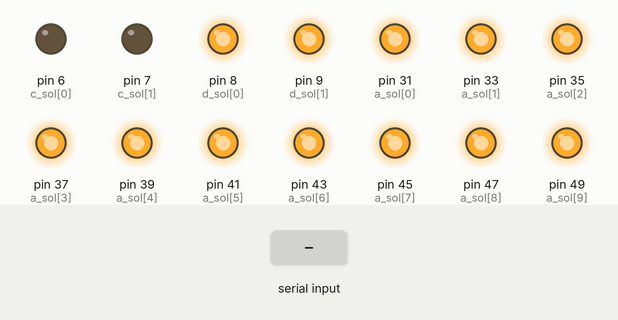
Simulated run of this sketch. Board: Arduino Mega 2560, built with avr-gcc and run on an emulated ATmega2560. Parts: output pins drawn as LEDs (lit = HIGH). The inputs (shaded band) are chosen by the test bench.

Above: at 1.2 s.
1.3 s: "C90\n" received over Serial
At 3.4 s:
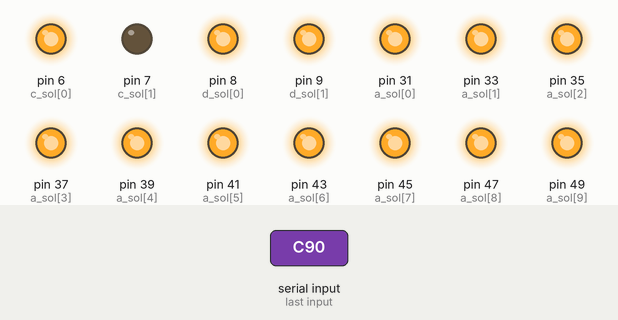
3.8 s: "90,45,200\n" received over Serial
At 5.5 s:
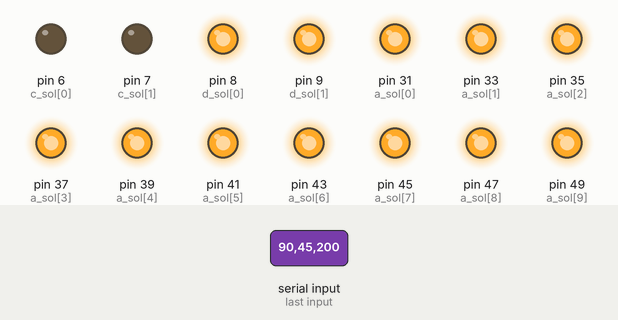
6.3 s: "C,45\n" received over Serial
At 8.4 s:
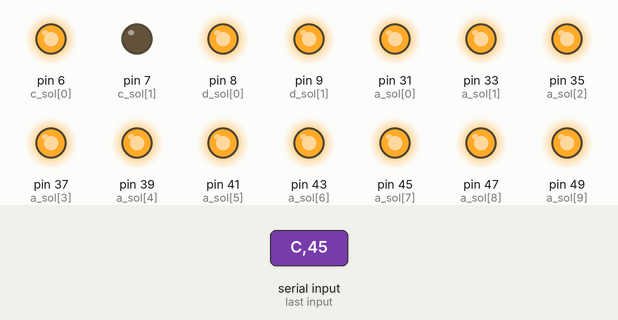
Timing chart, 0 to 9.9 s (numbered marks = the images above; inputs shaded):
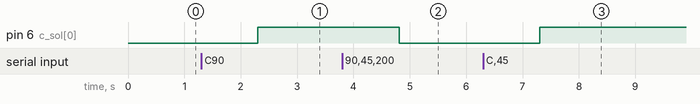

The sketch:

SolCntrl.ino
```cpp
const int ASIZE = 12;
const int CSIZE = 2;
const int DSIZE = 2;
int x_del = 5;
int y_del = 1000;
char case_in[5]; // global string for case input
int a_sol[ASIZE] = {31,33,35,37,39,41,43,45,47,49,51,53}; // pins for group A solenoids
int b_sol = 4; // pin for group b solenoid
int c_sol[CSIZE] = {6,7}; // pins for group c solenoid
int d_sol[DSIZE] = {8,9}; // pins for group d solenoid
int cases[65][12] = {{1,1,1,1,1,1,1,1,1,1,1,1}, // cases for group A
                     {1,0,1,0,1,0,1,0,1,0,1,0},
                     {0,1,1,0,1,0,1,0,1,0,1,0},
                     {1,0,0,1,1,0,1,0,1,0,1,0},
                     {0,1,0,1,1,0,1,0,1,0,1,0},
                     {1,0,1,0,0,1,1,0,1,0,1,0},
                     {0,1,1,0,0,1,1,0,1,0,1,0},
                     {1,0,0,1,0,1,1,0,1,0,1,0},
                     {0,1,0,1,0,1,1,0,1,0,1,0},
                     {1,0,1,0,1,0,0,1,1,0,1,0},
                     {0,1,1,0,1,0,0,1,1,0,1,0},
                     {1,0,0,1,1,0,0,1,1,0,1,0},
                     {0,1,0,1,1,0,0,1,1,0,1,0},
                     {1,0,1,0,0,1,0,1,1,0,1,0},
                     {0,1,1,0,0,1,0,1,1,0,1,0},
                     {1,0,0,1,0,1,0,1,1,0,1,0},
                     {0,1,0,1,0,1,0,1,1,0,1,0},
                     {1,0,1,0,1,0,1,0,0,1,1,0},
                     {0,1,1,0,1,0,1,0,0,1,1,0},
                     {1,0,0,1,1,0,1,0,0,1,1,0},
                     {0,1,0,1,1,0,1,0,0,1,1,0},
                     {1,0,1,0,0,1,1,0,0,1,1,0},
                     {0,1,1,0,0,1,1,0,0,1,1,0},
                     {1,0,0,1,0,1,1,0,0,1,1,0},
                     {0,1,0,1,0,1,1,0,0,1,1,0},
                     {1,0,1,0,1,0,0,1,0,1,1,0},
                     {0,1,1,0,1,0,0,1,0,1,1,0},
                     {1,0,0,1,1,0,0,1,0,1,1,0},
                     {0,1,0,1,1,0,0,1,0,1,1,0},
                     {1,0,1,0,0,1,0,1,0,1,1,0},
                     {0,1,1,0,0,1,0,1,0,1,1,0},
                     {1,0,0,1,0,1,0,1,0,1,1,0},
                     {0,1,0,1,0,1,0,1,0,1,1,0},
                     {1,0,1,0,1,0,1,0,1,0,0,1},
                     {0,1,1,0,1,0,1,0,1,0,0,1},
                     {1,0,0,1,1,0,1,0,1,0,0,1},
                     {0,1,0,1,1,0,1,0,1,0,0,1},
                     {1,0,1,0,0,1,1,0,1,0,0,1},
                     {0,1,1,0,0,1,1,0,1,0,0,1},
                     {1,0,0,1,0,1,1,0,1,0,0,1},
                     {0,1,0,1,0,1,1,0,1,0,0,1},
                     {1,0,1,0,1,0,0,1,1,0,0,1},
                     {0,1,1,0,1,0,0,1,1,0,0,1},
                     {1,0,0,1,1,0,0,1,1,0,0,1},
                     {0,1,0,1,1,0,0,1,1,0,0,1},
                     {1,0,1,0,0,1,0,1,1,0,0,1},
                     {0,1,1,0,0,1,0,1,1,0,0,1},
                     {1,0,0,1,0,1,0,1,1,0,0,1},
                     {0,1,0,1,0,1,0,1,1,0,0,1},
                     {1,0,1,0,1,0,1,0,0,1,0,1},
                     {0,1,1,0,1,0,1,0,0,1,0,1},
                     {1,0,0,1,1,0,1,0,0,1,0,1},
                     {0,1,0,1,1,0,1,0,0,1,0,1},
                     {1,0,1,0,0,1,1,0,0,1,0,1},
                     {0,1,1,0,0,1,1,0,0,1,0,1},
                     {1,0,0,1,0,1,1,0,0,1,0,1},
                     {0,1,0,1,0,1,1,0,0,1,0,1},
                     {1,0,1,0,1,0,0,1,0,1,0,1},
                     {0,1,1,0,1,0,0,1,0,1,0,1},
                     {1,0,0,1,1,0,0,1,0,1,0,1},
                     {0,1,0,1,1,0,0,1,0,1,0,1},
                     {1,0,1,0,0,1,0,1,0,1,0,1},
                     {0,1,1,0,0,1,0,1,0,1,0,1},
                     {1,0,0,1,0,1,0,1,0,1,0,1},
                     {0,1,0,1,0,1,0,1,0,1,0,1}};


void setup() {
  // Default for group A is all ON
  Serial.begin(9600);
  for (int i = 0; i < ASIZE; i++) {
    pinMode(a_sol[i], OUTPUT);
    digitalWrite(a_sol[i], HIGH);
  }
  // Default for group B is OFF
  digitalWrite(b_sol, LOW);
  // Default for group C is ON or OFF
  for (int i = 0; i < CSIZE; i++) {
    pinMode(c_sol[i], OUTPUT);
    digitalWrite(c_sol[i], LOW); // not necessary
  }
  // Default for group D is ON
  for (int i = 0; i < DSIZE; i++) {
    pinMode(d_sol[i], OUTPUT);
    digitalWrite(d_sol[i], HIGH);
  }

}

void loop() {
  getInput();
  String s[2] = strtok(case_in, ",");
  char group = s[0].charAt(0);
  int val = s[1].toInt();
  switch (group) {
    case 'A':
      caseA(val);
      break;
    case 'B':
      caseB(val);
      break;
    case 'C':
      caseC(val);
      break;
    case 'D':
      caseD(val);
      break;
    default:
      setDefault();
    break;
  }
}

// Read input from serial port if available.
void getInput() {
  // Hopefully causes program to wait for input.
  if (Serial.available() > 0) {
    Serial.readString().toCharArray(case_in, 5);
    // Serial.println(case_in);
  }
}

// Set default outputs for each group. May not be necessary.
void setDefault() {
  // Default for group A is all ON
  for (int i = 0; i < ASIZE; i++) {
    digitalWrite(a_sol[i], HIGH);
  }
  // Default for group B is OFF
  digitalWrite(b_sol, LOW);
  // Default for group C is ON or OFF
  for (int i = 0; i < CSIZE; i++) {
    digitalWrite(c_sol[i], LOW); // not necessary
  }
  // Default for group D is ON
  for (int i = 0; i < DSIZE; i++) {
    digitalWrite(d_sol[i], HIGH);
  }
}

// Case A - Chamber Control
void caseA(int chamber) {
  for (int i = 0; i < ASIZE; i++) {
    digitalWrite(a_sol[i], cases[chamber][i]);
  }
}

// Case B - Merger Valve
void caseB(int case_val) {
  if (case_val == 0) {
    digitalWrite(b_sol, HIGH);
  }
  else {
    digitalWrite(b_sol, LOW);
  }
}

// Case C - Waste Line
void caseC(int case_val) {
  if (case_val == 0) {
    digitalWrite(c_sol[0], HIGH);
    digitalWrite(c_sol[1], LOW);
  }
  else {
    digitalWrite(c_sol[0], LOW);
    digitalWrite(c_sol[1], HIGH);
  }
}

// Case D - Droplet Control
void caseD(int case_val) {
  if (case_val == 0) {
    digitalWrite(d_sol[0], HIGH);
    digitalWrite(d_sol[1], HIGH);
  }
  else if (case_val == 1) {
    digitalWrite(d_sol[0], LOW);
    digitalWrite(d_sol[1], HIGH);
    delay(x_del);
    caseC(71);
  }
  else if (case_val == 2) {
    digitalWrite(d_sol[0], HIGH);
    digitalWrite(d_sol[1], LOW);
    delay(y_del);
    caseC(72);
  }
  else {
    digitalWrite(d_sol[0], LOW);
    digitalWrite(d_sol[1], LOW);
  }
}
```

Measured:
- after the input at 1.3 s, pin 6 (c_sol[0]): LOW → HIGH after 1.0 s
- after the input at 3.8 s, pin 6 (c_sol[0]): HIGH → LOW after 1.0 s
- after the input at 6.3 s, pin 6 (c_sol[0]): LOW → HIGH after 1.0 s
